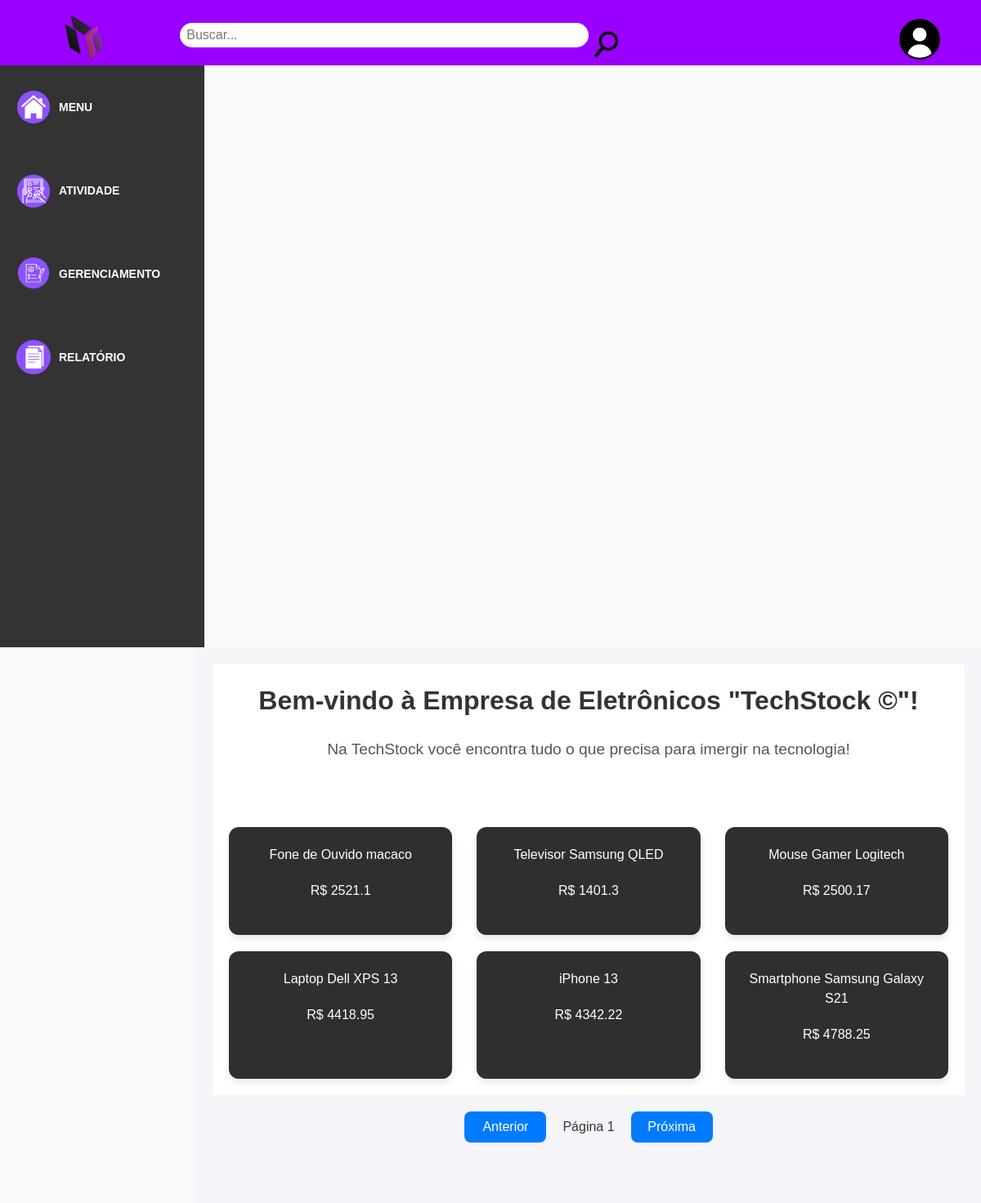
The page / on the database its author committed.
### models.py (models this page shows, shortened)
class Produto(Base):
    __tablename__ = 'PRODUTO'
    id_produto = Column(Integer, primary_key=True)
    nome_produto = Column(String(30), nullable=False, index=True)
    preco_produto = Column(Float, nullable=False)
    descricao = Column(String(80), nullable=False)
    validade_produto = Column(String, nullable=False)
    garantia_produto = Column(Integer, nullable=False)  # Garantia em meses
    peso_produto = Column(Float, nullable=False)  # Em kg
    medida_produto = Column(String, nullable=False)  # Em cm
    id_fornecedor = Column(Integer, ForeignKey('FORNECEDOR.id_fornecedor'), nullable=False)
    fornecedor = relationship('Fornecedor', back_populates='produtos')
    id_categoria_prod = Column(Integer, ForeignKey('CATEGORIA_PROD.id_categoria_prod'), nullable=False)
    categoria = relationship('Categoria', back_populates='produtos')
    def serialize(self):
        return {
            'id': self.id_produto,
            'nome': self.nome_produto,
            'preco': self.preco_produto,
            'descricao': self.descricao,
            'validade': self.validade_produto,
            'garantia': self.garantia_produto,
            'peso': self.peso_produto,
            'medida': self.medida_produto,
            'fornecedor_id': self.id_fornecedor,
            'categoria_id': self.id_categoria_prod,
        }

### app.py (the view)
@app.route('/')
def home():
    lista_produtos = select(Produto)
    lista_produtos = db_session.execute(lista_produtos).scalars().all()
    result = []
    print(lista_produtos)
    for produto in lista_produtos:
        result.append(produto.serialize())
    return render_template(
        'index.html',
        lista_produtos=result
    )

### templates/index.html (shortened to what this page needs)
{% extends 'base.html' %}
{% block conteudo %}
<div class="cards_container">
    <div class="cardinicio">
        <h1>Bem-vindo à Empresa de Eletrônicos "TechStock &COPY;"!</h1>
        <p>Na TechStock você encontra tudo o que precisa para imergir na tecnologia!</p>
    </div>
    {% for produto in lista_produtos %}
    <div class="cards">
        <p>{{ produto['nome'] }}</p>
        <p>R$ {{ produto['preco'] | default(0) | round(2) }}</p>
    </div>
    {% endfor %}
</div>
<div>
    <div class="pagination">
        <button onclick="previousPage()">Anterior</button>
        <span id="page-info">Página 1</span>
        <button onclick="nextPage()">Próxima</button>
    </div>
</div>
{% endblock %}

### templates/base.html (shortened to what this page needs)
<!doctype html>
<html lang="pt-BR">
<head>
    <link rel="stylesheet" href="/static/css/base.css">
</head>
<body>
<div class="container">
    <header>
        <div class="logo">
            <img src="/static/img/Logo.png" alt="Logo" class="logo" height="100px" width="100px">
        </div>
        <div class="search-div">
            <form action="{{ url_for('home') }}" method="get" class="search">
                <input type="search" class="search-bar" placeholder="Buscar...">
                <img src="/static/img/pesquisa.png" class="imglog_lupa" alt="">
            </form>
        </div>
        <div class="login-button">
            <a href="{{ url_for('login') }}"><img src="/static/img/Login.png" alt="User"></a>
        </div>
    </header>
    <nav class="sidebar">
        <ul class="menu">
            <li><a href="{{ url_for('home') }}"><img src="/static/img/home.png" class="imglog" alt="">MENU</a></li>
            <li><a href="{{ url_for('atividade') }}"><img src="/static/img/atividade.png" class="imglog" alt="">ATIVIDADE</a></li>
            <li><a href="{{ url_for('gerenciamento') }}"><img src="/static/img/gerenciamento.png" class="imglog" alt="">GERENCIAMENTO</a></li>
            <li><a href="{{ url_for('relatorio') }}"><img src="/static/img/relatorio.png" class="imglog" alt="">RELATÓRIO</a></li>
        </ul>
    </nav>
    <main>
        {% block conteudo %}
        {% endblock %}
    </main>
</div>
</body>
</html>

### static/css/base.css (style rules this page uses)
* { margin: 0; padding: 0; font-family: Arial, Helvetica, sans-serif; box-sizing: border-box; }
body { line-height: 1.6; color: #363636; background-color: #f9f9f9; }
header { height: 80px; width: 100vw; display: flex; align-items: center; justify-content: space-between; padding: 10px 20px 0 20px; background-color: #9900ff; color: #ffffff; }
.logo { padding: 20px; }
header .logo { display: flex; align-items: center; }
header .search-div { flex-grow: 1; display: flex; justify-content: center; padding: 0 20px; }
header .search-bar { width: 100%; max-width: 500px; height: 30px; padding: 8px; border-radius: 20px; border: none; outline: none; display: inline-block; font-size: 16px; }
header .login-button { display: inline-block; padding: 10px 20px; align-items: center; gap: 10px; color: #ffffff; border: none; border-radius: 5px; cursor: pointer; }
.sidebar { text-align: center; float: left; display: inline-block; width: 250px; height: 89vh; background-color: #333; }
.sidebar .menu { list-style-type: none; }
.sidebar .menu li { margin-bottom: 10px; padding: 20px; }
.sidebar .menu li a { text-decoration: none; color: #ffffff; font-weight: 600; display: flex; align-items: center; }
.sidebar .menu li a img { margin-right: 10px; }
main { float: right; display: inline-block; width: 80vw; padding: 20px; background-color: #f4f4f9; height: 85vh; }
main h1 { font-size: 24px; font-weight: 600; margin-bottom: 20px; }
main p { font-size: 16px; line-height: 1.5; margin-bottom: 20px; }
.pagination { display: flex; justify-content: center; gap: 10px; margin-top: 20px; }
.pagination button { padding: 10px 20px; background-color: #7300ff; color: #ffffff; border: none; border-radius: 5px; cursor: pointer; }
.logo { width: 120px; height: 120px; }
.imglog { width: 42px; height: 42px; }
.login-button img { width: 70px; height: 70px; }
.search-bar { display: inline-block; width: 350px; height: 30px; border-radius: 5px; font-size: 16px; }
.search-div { margin-top: 65px; width: 5000px; height: 100px; }
.imglog_lupa { width: 42px; height: 42px; margin-top: -250px; margin-left: 500px; }
.cards_container { display: flex; flex-wrap: wrap; justify-content: space-between; padding: 20px; gap: 20px; background-color: #ffffff; }
.cardinicio { width: 100%; text-align: center; margin-bottom: 40px; }
.cardinicio h1 { font-size: 2rem; color: #333; }
.cardinicio p { font-size: 1.2rem; color: #555; margin-top: 10px; }
.pagination { text-align: center; margin-top: 40px; font-size: 1rem; }
.pagination button { background-color: #007bff; color: #ffffff; border: none; padding: 10px 20px; margin: 0 10px; font-size: 1rem; border-radius: 8px; cursor: pointer; transition: background-color 0.3s ease; }
.cards { background-color: #2f2f2f; border-radius: 12px; width: calc(33.33% - 20px); padding: 20px; box-shadow: 0 4px 8px rgba(0, 0, 0, 0.1); text-align: center; transition: box-shadow 0.3s ease; color: #ffffff; position: relative; overflow: hidden; border: 2px solid transparent; }
button { background-color: #5400ff; color: white; padding: 10px 20px; border: none; border-radius: 4px; cursor: pointer; font-size: 16px; margin-top: 10px; width: 100px; box-sizing: border-box; }
a { text-decoration: none; color: #ad00ff; font-size: 14px; margin-top: 10px; display: block; }
.pagination { display: flex; justify-content: center; align-items: center; margin: 20px 0; list-style: none; padding: 0; }

### rows shown on the page
Produto: nome "Fone de Ouvido macaco", preco "2521.1"
Produto: nome "Televisor Samsung QLED", preco "1401.3"
Produto: nome "Mouse Gamer Logitech", preco "2500.17"
Produto: nome "Laptop Dell XPS 13", preco "4418.95"
Produto: nome "iPhone 13", preco "4342.22"
Produto: nome "Smartphone Samsung Galaxy S21", preco "4788.25"
